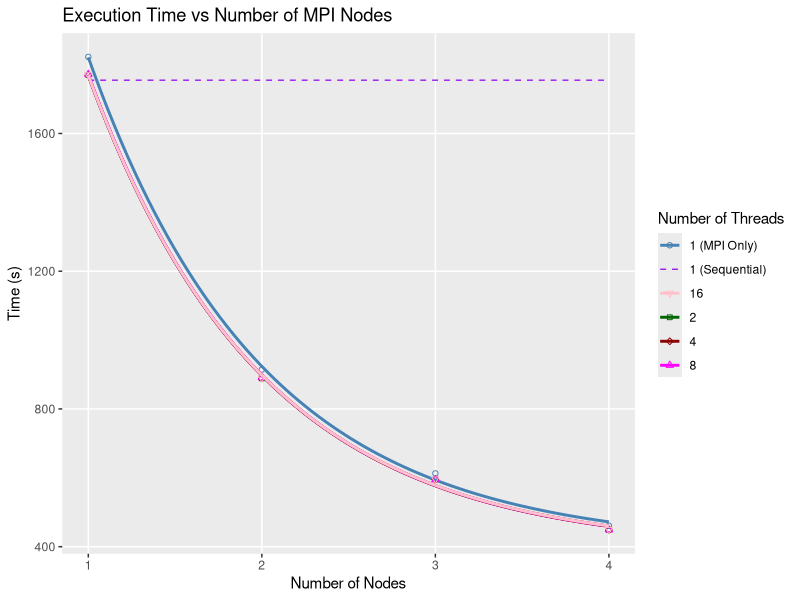
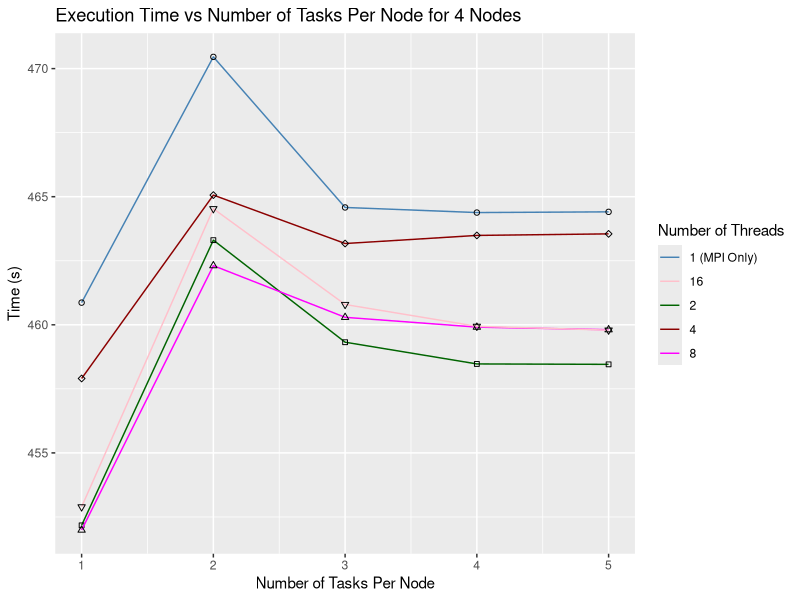

The R source for these figures, in order:
## ---- chunk 1
library(ggplot2)
library(knitr)
## ---- chunk 2
ggplot(
  data.frame(
    num_nodes = seq(1, 4),
    sequential = 1754.656590,
    mpi = c(1822.379590476, 914.486197804, 612.819364970, 460.707667057),
    threads_2 = c(1770.137878338, 888.847948670, 595.635013834, 449.641916923),
    threads_4 = c(1769.391758150, 888.820532438, 594.955746320, 448.248664594),
    threads_8 = c(1771.727156207, 891.127868899, 595.044071098, 449.024061848),
    threads_16 = c(1770.336729298, 889.954078117, 596.349251760, 449.729564190)
  ),
  aes(x = num_nodes)) +
  labs(title = "Execution Time vs Number of MPI Nodes",
    x = "Number of Nodes",
    y = "Time (s)",
    color = "Number of Threads") +
  geom_line(aes(y = sequential, color = "1 (Sequential)"),
    linetype = "dashed") +
  geom_smooth(aes(y = mpi, color = "1 (MPI Only)"),
    method = "lm", formula = y ~ exp(-x), se = FALSE) +
  geom_point(aes(y = mpi, color = "1 (MPI Only)"), shape = 21) +
  geom_smooth(aes(y = threads_2, color = "2"),
    method = "lm", formula = y ~ exp(-x), se = FALSE) +
  geom_point(aes(y = threads_2, color = "2"), shape = 22) +
  geom_smooth(aes(y = threads_4, color = "4"),
    method = "lm", formula = y ~ exp(-x), se = FALSE) +
  geom_point(aes(y = threads_4, color = "4"), shape = 23) +
  geom_smooth(aes(y = threads_8, color = "8"),
    method = "lm", formula = y ~ exp(-x), se = FALSE) +
  geom_point(aes(y = threads_8, color = "8"), shape = 24) +
  geom_smooth(aes(y = threads_16, color = "16"),
    method = "lm", formula = y ~ exp(-x), se = FALSE) +
  geom_point(aes(y = threads_16, color = "16"), shape = 25) +
  theme(panel.grid.minor = element_blank()) +
  scale_color_manual(values = c(
    "1 (Sequential)" = "purple",
    "1 (MPI Only)" = "steelblue",
    "2" = "darkgreen",
    "4" = "darkred",
    "8" = "magenta",
    "16" = "pink"))
## ---- chunk 3
ggplot(
  data = data.frame(
    num_tasks = seq(1, 5),
    mpi = c(
      460.864967726,
      470.456927876,
      464.579775953,
      464.380644771,
      464.408472428),
    thread_2 = c(
      452.171921260,
      463.303976195,
      459.320273628,
      458.472190107,
      458.456342535),
    thread_4 = c(
      457.904325192,
      465.062157786,
      463.172169014,
      463.488311895,
      463.548838141),
    thread_8 = c(
      451.987779002,
      462.307877353,
      460.291607817,
      459.908851021,
      459.808448797),
    thread_16 = c(
      452.892428487,
      464.530417067,
      460.791890543,
      459.940209202,
      459.792117470)
  ),
  aes(x = num_tasks)) +
  geom_line(aes(y = mpi, color = "1 (MPI Only)")) +
  geom_point(aes(y = mpi), shape = 21) +
  geom_line(aes(y = thread_2, color = "2")) +
  geom_point(aes(y = thread_2), shape = 22) +
  geom_line(aes(y = thread_4, color = "4")) +
  geom_point(aes(y = thread_4), shape = 23) +
  geom_line(aes(y = thread_8, color = "8")) +
  geom_point(aes(y = thread_8), shape = 24) +
  geom_line(aes(y = thread_16, color = "16")) +
  geom_point(aes(y = thread_16), shape = 25) +
  labs(title = "Execution Time vs Number of Tasks Per Node for 4 Nodes",
    x = "Number of Tasks Per Node",
    y = "Time (s)",
    color = "Number of Threads") +
  scale_color_manual(values = c(
    "1 (MPI Only)" = "steelblue",
    "2" = "darkgreen",
    "4" = "darkred",
    "8" = "magenta",
    "16" = "pink"))
